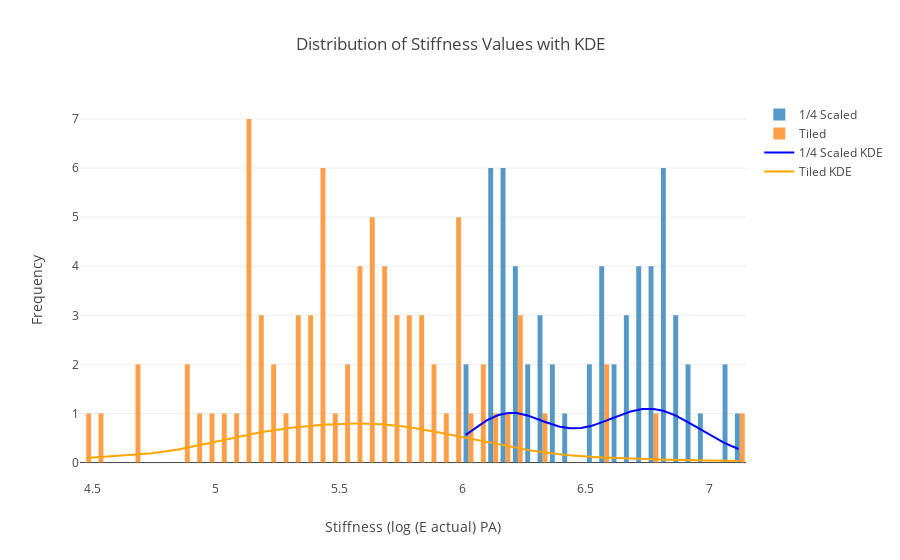

Source (notebook cell):
### Code cell
import plotly.graph_objs as go
from plotly.offline import iplot
import numpy as np
from scipy.stats import gaussian_kde

# Create histogram traces with a specified number of bins
trace0 = go.Histogram(
    x=df1['Stiffness (log (E actual) PA)'],
    name='1/4 Scaled',
    opacity=0.75,
    nbinsx=100  # Specify the number of bins
)
trace1 = go.Histogram(
    x=df2['Stiffness (log (E actual) PA)'],
    name='Tiled',
    opacity=0.75,
    nbinsx=100  # Specify the number of bins
)

# Create KDE traces
kde0 = go.Scatter(
    x=np.linspace(min(df1['Stiffness (log (E actual) PA)']), max(df1['Stiffness (log (E actual) PA)']), 200),
    y=gaussian_kde(df1['Stiffness (log (E actual) PA)'])(np.linspace(min(df1['Stiffness (log (E actual) PA)']), max(df1['Stiffness (log (E actual) PA)']), 200)),
    mode='lines',
    name='1/4 Scaled KDE',
    line=dict(color='blue', width=2)
)
kde1 = go.Scatter(
    x=np.linspace(min(df2['Stiffness (log (E actual) PA)']), max(df2['Stiffness (log (E actual) PA)']), 200),
    y=gaussian_kde(df2['Stiffness (log (E actual) PA)'])(np.linspace(min(df2['Stiffness (log (E actual) PA)']), max(df2['Stiffness (log (E actual) PA)']), 200)),
    mode='lines',
    name='Tiled KDE',
    line=dict(color='orange', width=2)
)

# Combine the traces into a data list
data = [trace0, trace1, kde0, kde1]

# Define the layout
layout = go.Layout(
    title="Distribution of Stiffness Values with KDE",
    xaxis=dict(title="Stiffness (log (E actual) PA)"),
    yaxis=dict(title="Frequency")
)

# Create the figure and plot
fig = go.Figure(data=data, layout=layout)
iplot(fig)

### Figure 1 — Plotly figure (JSON) as saved in the notebook; plotly's stock layout.template omitted (floating-point values rounded to 4 significant figures; data arrays with more than 128 entries replaced by an {"elided": "..."} marker saying what was removed)
{"data": [{"name": "1/4 Scaled", "nbinsx": 100, "opacity": 0.75, "type": "histogram", "x": [6.849, 6.986, 6.416, 6.895, 6.702, 6.264, 6.584, 6.59, 6.733, 6.846, 6.67, 6.635, 6.915, 6.903, 6.352, 6.756, 6.522, 7.056, 6.669, 6.686, 7.12, 6.772, 6.638, 7.082, 6.881, 6.574, 6.796, 6.769, 6.813, 6.884, 6.82, 6.819, 6.564, 6.802, 6.727, 6.167, 6.534, 6.198, 6.109, 6.116, 6.305, 6.229, 6.145, 6.15, 6.027, 6.1, 6.19, 6.205, 6.321, 6.152, 6.276, 6.394, 6.313, 6.014, 6.128, 6.207, 6.158, 6.136, 6.213, 6.727]}, {"name": "Tiled", "nbinsx": 100, "opacity": 0.75, "type": "histogram", "x": [5.753, 5.412, 5.124, 5.801, 5.647, 5.673, 6.214, 5.385, 5.229, 5.2, 4.869, 6.003, 5.475, 5.584, 5.966, 5.961, 5.672, 5.922, 5.825, 5.003, 6.132, 5.744, 5.577, 6.062, 5.868, 5.738, 5.369, 4.96, 6.223, 5.126, 5.249, 5.606, 5.524, 6.052, 6.178, 5.131, 5.191, 5.97, 5.625, 5.164, 5.8, 5.148, 6.337, 5.101, 5.592, 5.69, 5.7, 5.524, 7.122, 5.432, 5.133, 5.376, 5.404, 5.584, 6.781, 5.148, 4.477, 6.222, 5.326, 5.312, 5.449, 5.783, 5.1, 5.961, 5.31, 4.659, 6.574, 5.401, 4.944, 5.605, 5.76, 5.963, 5.603, 4.879, 4.664, 4.504, 5.299, 5.856, 6.593, 5.668, 5.446]}, {"line": {"color": "blue", "width": 2}, "mode": "lines", "name": "1/4 Scaled KDE", "type": "scatter", "x": {"elided": "200 float values"}, "y": {"elided": "200 float values"}}, {"line": {"color": "orange", "width": 2}, "mode": "lines", "name": "Tiled KDE", "type": "scatter", "x": {"elided": "200 float values"}, "y": {"elided": "200 float values"}}], "layout": {"title": {"text": "Distribution of Stiffness Values with KDE"}, "xaxis": {"title": {"text": "Stiffness (log (E actual) PA)"}}, "yaxis": {"title": {"text": "Frequency"}}}}
